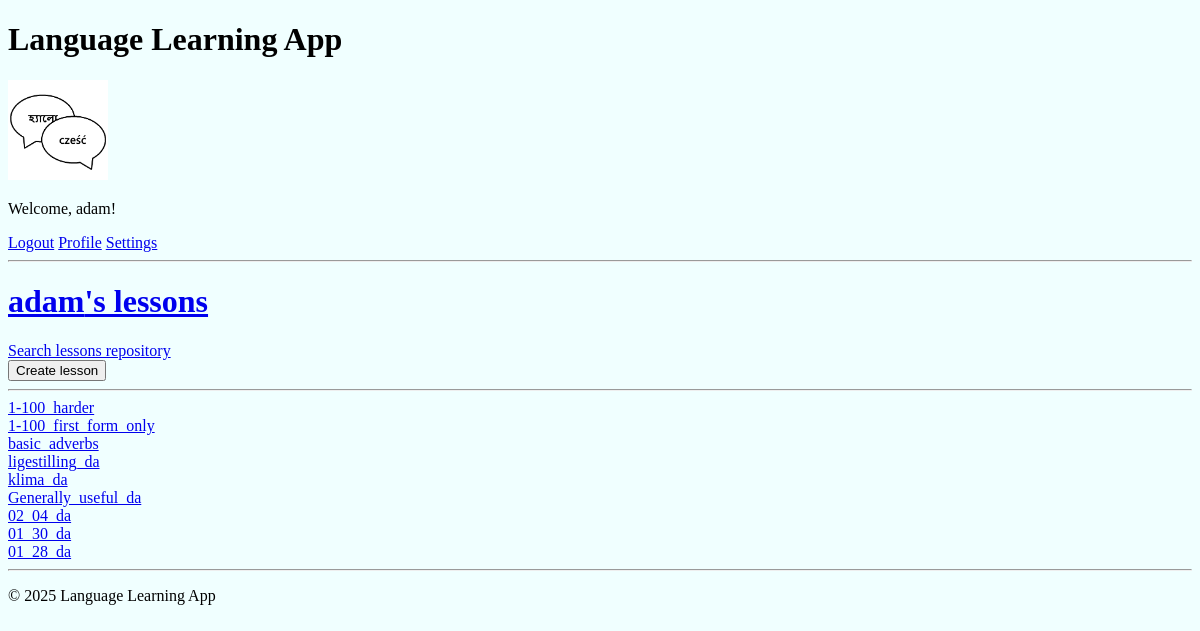
/my-lessons/2/ (signed in), run on an earlier commit of the app's database.
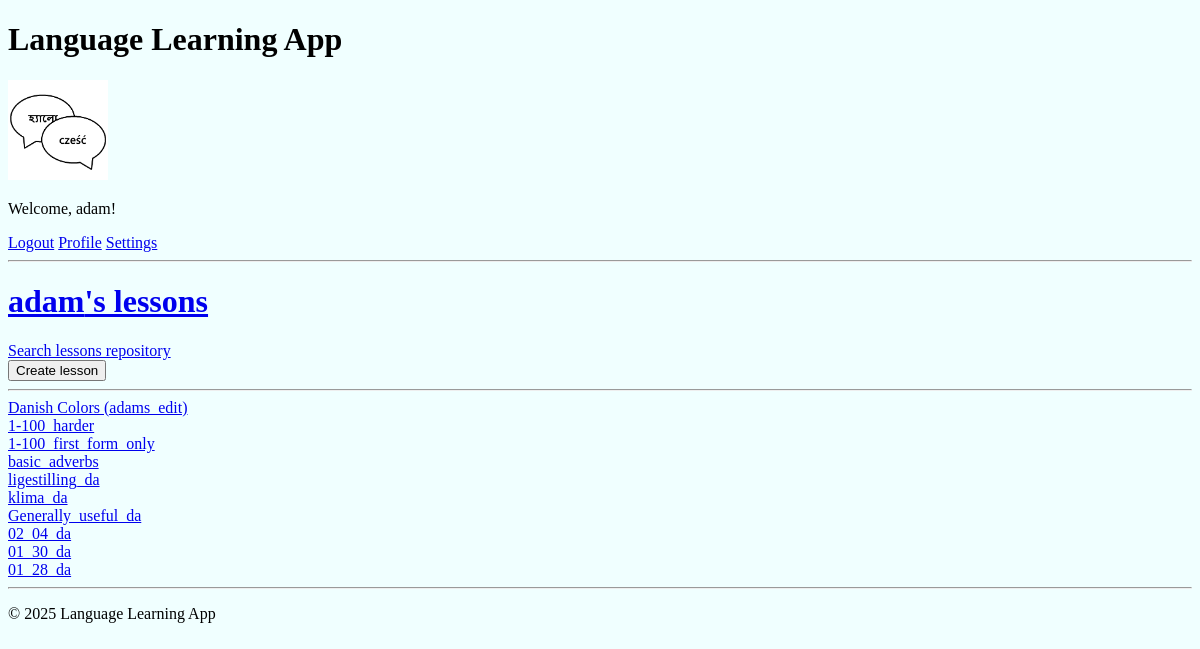
And on a later commit of the database.
### base/models.py (models this page shows, shortened)
class UserLesson(models.Model):
    user = models.ForeignKey(User, on_delete=models.CASCADE)
    lesson = models.ForeignKey(Lesson, on_delete=models.CASCADE)
    target_progress = models.PositiveIntegerField(
        default=3, validators=[MinValueValidator(1)]
    )
    practice_window = models.PositiveIntegerField(
        default=10, validators=[MinValueValidator(1)]
    )
    allowed_error_margin = models.PositiveIntegerField(
        default=0, validators=[MinValueValidator(0)]
    )
    class Meta:
        unique_together = ("user", "lesson")

class Lesson(models.Model):
    title = models.CharField(max_length=255)
    description = models.TextField(
        blank=True, help_text="Brief description of the lesson."
    )
    prompt_language = models.ForeignKey(
        Language, on_delete=models.CASCADE, related_name="prompt_lessons"
    )
    translation_language = models.ForeignKey(
        Language, on_delete=models.CASCADE, related_name="translation_lessons"
    )
    author = models.ForeignKey(
        User,
        on_delete=models.CASCADE,
        related_name="authored_lessons",
    )
    changes_log = models.TextField(
        blank=True, help_text="Log of changes made to this lesson."
    )
    access_type = models.ForeignKey(AccessType, on_delete=models.PROTECT, default=1)
    original_lesson = models.ForeignKey(
        "self", null=True, blank=True, on_delete=models.SET_NULL
    )
    updated = models.DateTimeField(auto_now=True)
    created = models.DateTimeField(auto_now_add=True)

### base/views.py (the view)
# urls.py: path("my-lessons/<str:pk>/", views.myLessons, name="my-lessons"),
@login_required(login_url="login")
def myLessons(request, pk):
    user = User.objects.get(id=pk)
    if request.user.id != user.id and request.user.is_superuser == False:
        return HttpResponse("You are not allowed here!")
    user_lessons = UserLesson.objects.filter(user=user).order_by("-id")
    context = {
        "user": user,
        "my_lessons": user_lessons,
    }
    return render(request, "base/my_lessons.html", context)

### base/templates/base/my_lessons.html
{% extends "main.html" %}
{% block content %}
<h1><a href="{% url 'my-lessons' user.id %}">{{user.username}}'s lessons</a></h1>
<a href="{% url 'lessons-repository' %}">Search lessons repository</a>
<br>
<a href="{% url 'create-lesson' %}">
    <button type="button">Create lesson</button>
</a>
<hr>
<div class="my-lessons-container">
    <div>
    {% for my_lesson in my_lessons %}
        <div>
            <a href="{% url 'my-lesson-details' my_lesson.id %}">{{ my_lesson.lesson.title }}</a>
        </div>
    {% endfor %}
</div>
{% endblock content %}

What changed in the data, as far as the page shows it:
added UserLesson: lesson "Danish Colors (adams_edit)"
